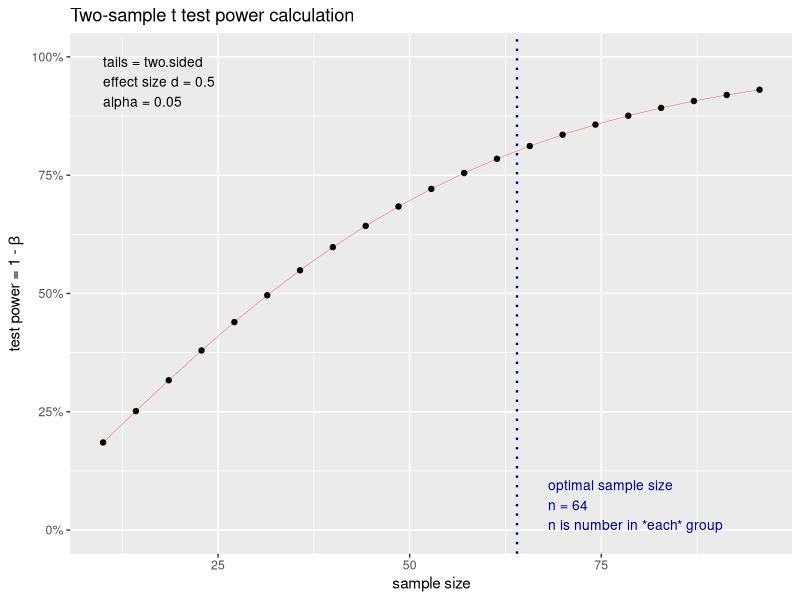

Recreate this plot in R.
## ---- chunk 1
#install.packages("pwr")
library(pwr)
## ---- chunk 2
pwr.t.test(d=.5, sig.level=.05, power = .8, type = "two.sample", alternative = "two.sided")
## ---- chunk 3
medium_power <- pwr.t.test(d=.5, sig.level=.05, power = .8, type = "two.sample", alternative = "two.sided")
plot(medium_power)
## ---- chunk 4
library(pwr)
pwr.anova.test(k = 3, f = .25, power = .8) # An example of medium effect size with three conditions. 
